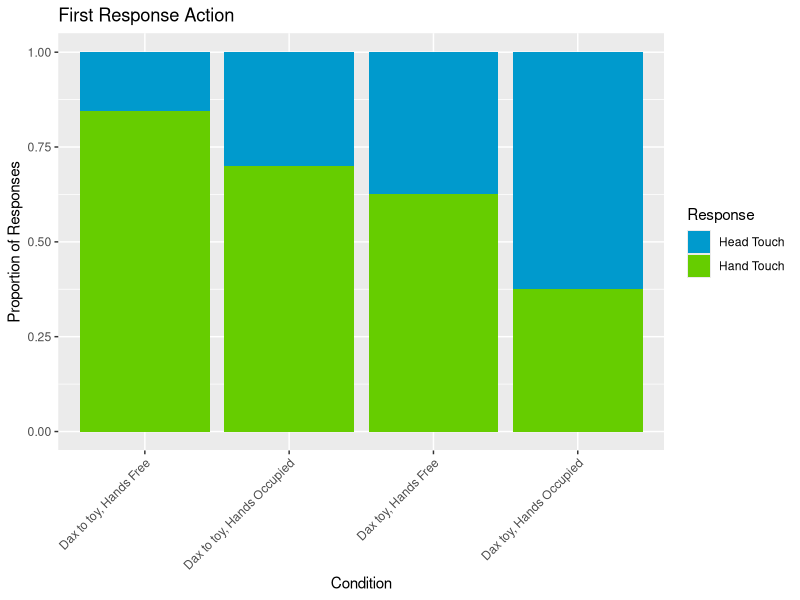

Source code (R):
## Chelsea Lide
## Honors Thesis in Psychology: Mind, Brain, Behavior
## Harvard University, Class of 2016


# ! This code is ONLY descriptives/stats for the first response in Experiment 2 !



# Load in data set & kick out excluded participants ----

raw.data <- read.csv("Experiment2Data.csv")

mydata <- raw.data[raw.data$Include == 1,]
mydata <- raw.data[!is.na(raw.data$Has.Exploration.Period),]
mydata <- raw.data[!is.na(raw.data$Response..First.Action.),]

# Subset the predictors (condition, language, hands) and response variable (first action)

subset.null <- NULL
subset.null$Condition = as.factor(mydata$Condition)
subset.null$Language = as.factor(mydata$Lang.Condition)
subset.null$Hands = as.factor(mydata$Action.Condition)
subset.null$Response = as.factor(ifelse(mydata$Response..First.Action. == mydata$Response..First.Action.[1],0,1))

# The last line recodes the responses as 0s and 1s -- basically: 
# "If the response is the same as the first line (which was a hand touch), give it a 0, else give it a 1"

# Convert to dataframe 

Exp.2 <- as.data.frame(subset.null)


### Graph ----

require(ggplot2)

Exp.2$Response <- factor(Exp.2$Response, levels = rev(levels(Exp.2$Response)))
p <- ggplot(data=Exp.2, aes(x=Condition, fill=Response)) + geom_bar(position="fill") + ylab("Proportion of Responses") + 
  labs(fill="Response") + ggtitle("First Response Action") + xlab("Condition") + theme(axis.text.x=element_text(angle = 45, hjust = 1)) 
  p + scale_fill_manual(values=c("deepskyblue3","chartreuse3"), 
                        breaks=c("1", "0"),
                        labels=c("Head Touch", "Hand Touch"))
  


### Planned Comparisons ----

  

